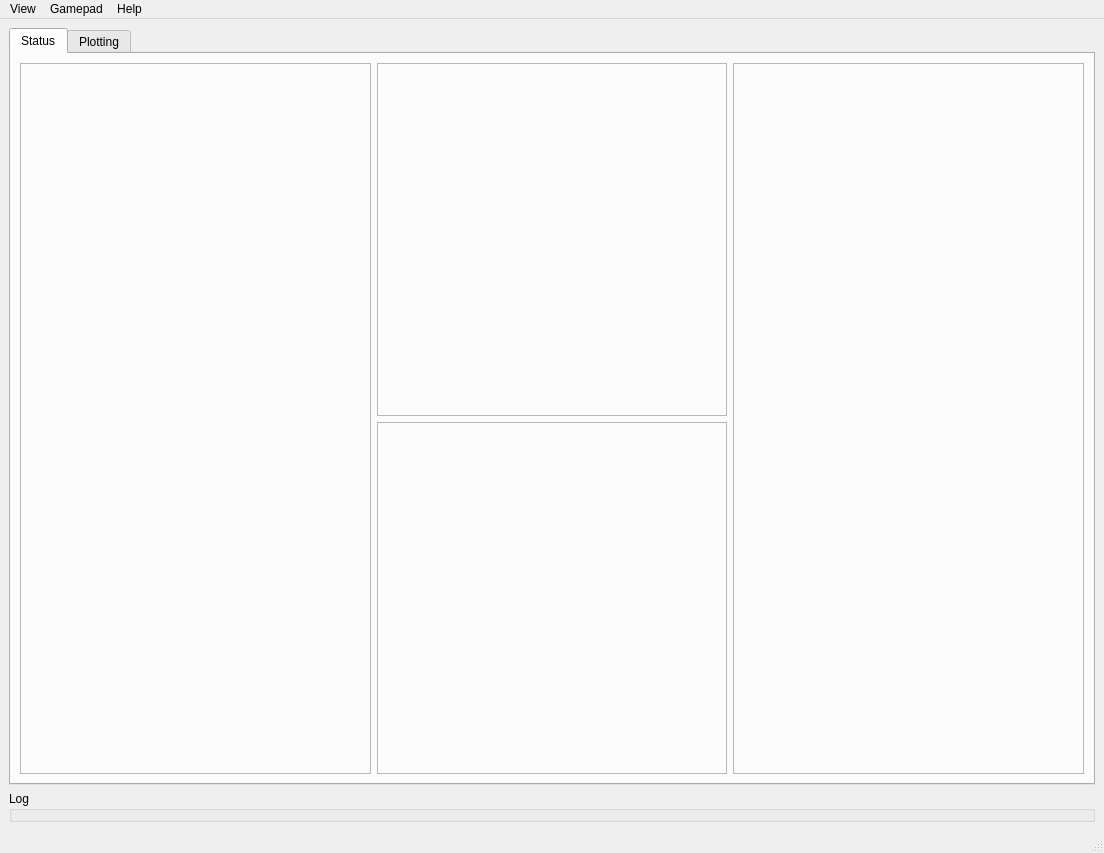
<?xml version="1.0" encoding="UTF-8"?>
<ui version="4.0">
 <class>MainWindow</class>
 <widget class="QMainWindow" name="MainWindow">
  <property name="geometry">
   <rect>
    <x>0</x>
    <y>0</y>
    <width>1104</width>
    <height>853</height>
   </rect>
  </property>
  <property name="windowTitle">
   <string>MainWindow</string>
  </property>
  <widget class="QWidget" name="centralwidget">
   <layout class="QGridLayout" name="gridLayout">
    <item row="0" column="0">
     <widget class="QTabWidget" name="tabSection">
      <property name="currentIndex">
       <number>0</number>
      </property>
      <widget class="QWidget" name="tabStatus">
       <attribute name="title">
        <string>Status</string>
       </attribute>
       <layout class="QGridLayout" name="statusGrid">
        <item row="0" column="2" rowspan="2">
         <widget class="QFrame" name="rightFrame">
          <property name="sizePolicy">
           <sizepolicy hsizetype="Expanding" vsizetype="Preferred">
            <horstretch>0</horstretch>
            <verstretch>0</verstretch>
           </sizepolicy>
          </property>
          <property name="frameShape">
           <enum>QFrame::StyledPanel</enum>
          </property>
          <property name="frameShadow">
           <enum>QFrame::Sunken</enum>
          </property>
          <layout class="QGridLayout" name="rightFrameGrid"/>
         </widget>
        </item>
        <item row="0" column="0" rowspan="2">
         <widget class="QFrame" name="leftFrame">
          <property name="sizePolicy">
           <sizepolicy hsizetype="Expanding" vsizetype="Preferred">
            <horstretch>0</horstretch>
            <verstretch>0</verstretch>
           </sizepolicy>
          </property>
          <property name="frameShape">
           <enum>QFrame::StyledPanel</enum>
          </property>
          <property name="frameShadow">
           <enum>QFrame::Sunken</enum>
          </property>
          <layout class="QGridLayout" name="leftFrameGrid"/>
         </widget>
        </item>
        <item row="0" column="1">
         <widget class="QFrame" name="topFrame">
          <property name="sizePolicy">
           <sizepolicy hsizetype="Expanding" vsizetype="Preferred">
            <horstretch>0</horstretch>
            <verstretch>0</verstretch>
           </sizepolicy>
          </property>
          <property name="frameShape">
           <enum>QFrame::StyledPanel</enum>
          </property>
          <property name="frameShadow">
           <enum>QFrame::Sunken</enum>
          </property>
          <layout class="QGridLayout" name="topFrameGrid"/>
         </widget>
        </item>
        <item row="1" column="1">
         <widget class="QFrame" name="bottomFrame">
          <property name="sizePolicy">
           <sizepolicy hsizetype="Expanding" vsizetype="Preferred">
            <horstretch>0</horstretch>
            <verstretch>0</verstretch>
           </sizepolicy>
          </property>
          <property name="frameShape">
           <enum>QFrame::StyledPanel</enum>
          </property>
          <property name="frameShadow">
           <enum>QFrame::Sunken</enum>
          </property>
          <layout class="QGridLayout" name="bottomFrameGrid"/>
         </widget>
        </item>
       </layout>
      </widget>
      <widget class="QWidget" name="tabPlotting">
       <attribute name="title">
        <string>Plotting</string>
       </attribute>
       <layout class="QGridLayout" name="gridPlotting" rowstretch="0" columnstretch="1,1">
        <item row="0" column="0">
         <widget class="QFrame" name="frameGraph">
          <property name="frameShape">
           <enum>QFrame::StyledPanel</enum>
          </property>
          <property name="frameShadow">
           <enum>QFrame::Sunken</enum>
          </property>
          <property name="lineWidth">
           <number>1</number>
          </property>
          <property name="midLineWidth">
           <number>0</number>
          </property>
         </widget>
        </item>
        <item row="0" column="1">
         <widget class="QFrame" name="frameGraphSettings">
          <property name="frameShape">
           <enum>QFrame::StyledPanel</enum>
          </property>
          <property name="frameShadow">
           <enum>QFrame::Sunken</enum>
          </property>
          <layout class="QGridLayout" name="gridGraphOptions">
           <item row="1" column="0">
            <widget class="QGroupBox" name="groupPlotRange">
             <property name="title">
              <string>Range</string>
             </property>
             <layout class="QFormLayout" name="plotRangeForm">
              <item row="0" column="0">
               <widget class="QLabel" name="label">
                <property name="text">
                 <string>Start</string>
                </property>
               </widget>
              </item>
              <item row="0" column="1">
               <widget class="QDateTimeEdit" name="plotTimeStart">
                <property name="calendarPopup">
                 <bool>true</bool>
                </property>
               </widget>
              </item>
              <item row="1" column="0">
               <widget class="QLabel" name="label_2">
                <property name="text">
                 <string>End</string>
                </property>
               </widget>
              </item>
              <item row="1" column="1">
               <widget class="QDateTimeEdit" name="plotTimeEnd">
                <property name="showGroupSeparator" stdset="0">
                 <bool>false</bool>
                </property>
                <property name="calendarPopup">
                 <bool>true</bool>
                </property>
               </widget>
              </item>
              <item row="3" column="0">
               <widget class="QLabel" name="label_3">
                <property name="text">
                 <string>Min Value</string>
                </property>
               </widget>
              </item>
              <item row="4" column="0">
               <widget class="QLabel" name="label_4">
                <property name="text">
                 <string>Max Value</string>
                </property>
               </widget>
              </item>
              <item row="3" column="1">
               <widget class="QLineEdit" name="fieldMinVal">
                <property name="text">
                 <string>0</string>
                </property>
               </widget>
              </item>
              <item row="4" column="1">
               <widget class="QLineEdit" name="fieldMaxVal">
                <property name="text">
                 <string>0</string>
                </property>
               </widget>
              </item>
              <item row="2" column="0">
               <widget class="QLabel" name="label_5">
                <property name="text">
                 <string>Use Value Range</string>
                </property>
               </widget>
              </item>
              <item row="2" column="1">
               <widget class="QCheckBox" name="plotCheckMinMax">
                <property name="text">
                 <string>Enable Min / Max Range</string>
                </property>
               </widget>
              </item>
             </layout>
            </widget>
           </item>
           <item row="0" column="0">
            <widget class="QGroupBox" name="groupPlotType">
             <property name="title">
              <string>Type</string>
             </property>
             <layout class="QGridLayout" name="gridLayout_4">
              <item row="0" column="0">
               <widget class="QComboBox" name="plotDataType">
                <item>
                 <property name="text">
                  <string>Speed</string>
                 </property>
                </item>
                <item>
                 <property name="text">
                  <string>Temperature</string>
                 </property>
                </item>
               </widget>
              </item>
             </layout>
            </widget>
           </item>
           <item row="2" column="0">
            <widget class="QPushButton" name="btnPlotter">
             <property name="text">
              <string>Plot Graph</string>
             </property>
            </widget>
           </item>
          </layout>
         </widget>
        </item>
       </layout>
      </widget>
     </widget>
    </item>
    <item row="1" column="0">
     <widget class="QGroupBox" name="logSection">
      <property name="title">
       <string>Log</string>
      </property>
      <layout class="QGridLayout" name="gridLayout_2">
       <property name="leftMargin">
        <number>3</number>
       </property>
       <property name="topMargin">
        <number>0</number>
       </property>
       <property name="rightMargin">
        <number>3</number>
       </property>
       <property name="bottomMargin">
        <number>0</number>
       </property>
      </layout>
     </widget>
    </item>
   </layout>
  </widget>
  <widget class="QMenuBar" name="menubar">
   <property name="geometry">
    <rect>
     <x>0</x>
     <y>0</y>
     <width>1104</width>
     <height>21</height>
    </rect>
   </property>
   <widget class="QMenu" name="menuView">
    <property name="title">
     <string>View</string>
    </property>
    <addaction name="actionSettings"/>
    <addaction name="actionLog"/>
    <addaction name="actionCamera"/>
   </widget>
   <widget class="QMenu" name="menuHelp">
    <property name="title">
     <string>Help</string>
    </property>
   </widget>
   <widget class="QMenu" name="menuGamepad">
    <property name="title">
     <string>Gamepad</string>
    </property>
    <widget class="QMenu" name="menuGamepads">
     <property name="title">
      <string>Gamepads</string>
     </property>
    </widget>
    <addaction name="gamepadRefresh"/>
    <addaction name="menuGamepads"/>
   </widget>
   <addaction name="menuView"/>
   <addaction name="menuGamepad"/>
   <addaction name="menuHelp"/>
  </widget>
  <widget class="QStatusBar" name="statusbar"/>
  <action name="actionLoad">
   <property name="text">
    <string>Load</string>
   </property>
  </action>
  <action name="actionCapture">
   <property name="text">
    <string>Capture</string>
   </property>
  </action>
  <action name="actionSave">
   <property name="text">
    <string>Save</string>
   </property>
  </action>
  <action name="actionGrayscale">
   <property name="text">
    <string>Grayscale</string>
   </property>
  </action>
  <action name="actionFlip">
   <property name="text">
    <string>Flip</string>
   </property>
  </action>
  <action name="actionNightvision">
   <property name="text">
    <string>Nightvision</string>
   </property>
  </action>
  <action name="actionSettings">
   <property name="text">
    <string>Settings</string>
   </property>
  </action>
  <action name="actionCamera_Window">
   <property name="text">
    <string>Camera Window</string>
   </property>
  </action>
  <action name="actionLog">
   <property name="text">
    <string>Log</string>
   </property>
  </action>
  <action name="gamepadRefresh">
   <property name="text">
    <string>Refresh</string>
   </property>
  </action>
  <action name="actiontest">
   <property name="text">
    <string>test</string>
   </property>
  </action>
  <action name="actionCamera">
   <property name="text">
    <string>Camera</string>
   </property>
  </action>
 </widget>
 <resources/>
 <connections/>
</ui>
